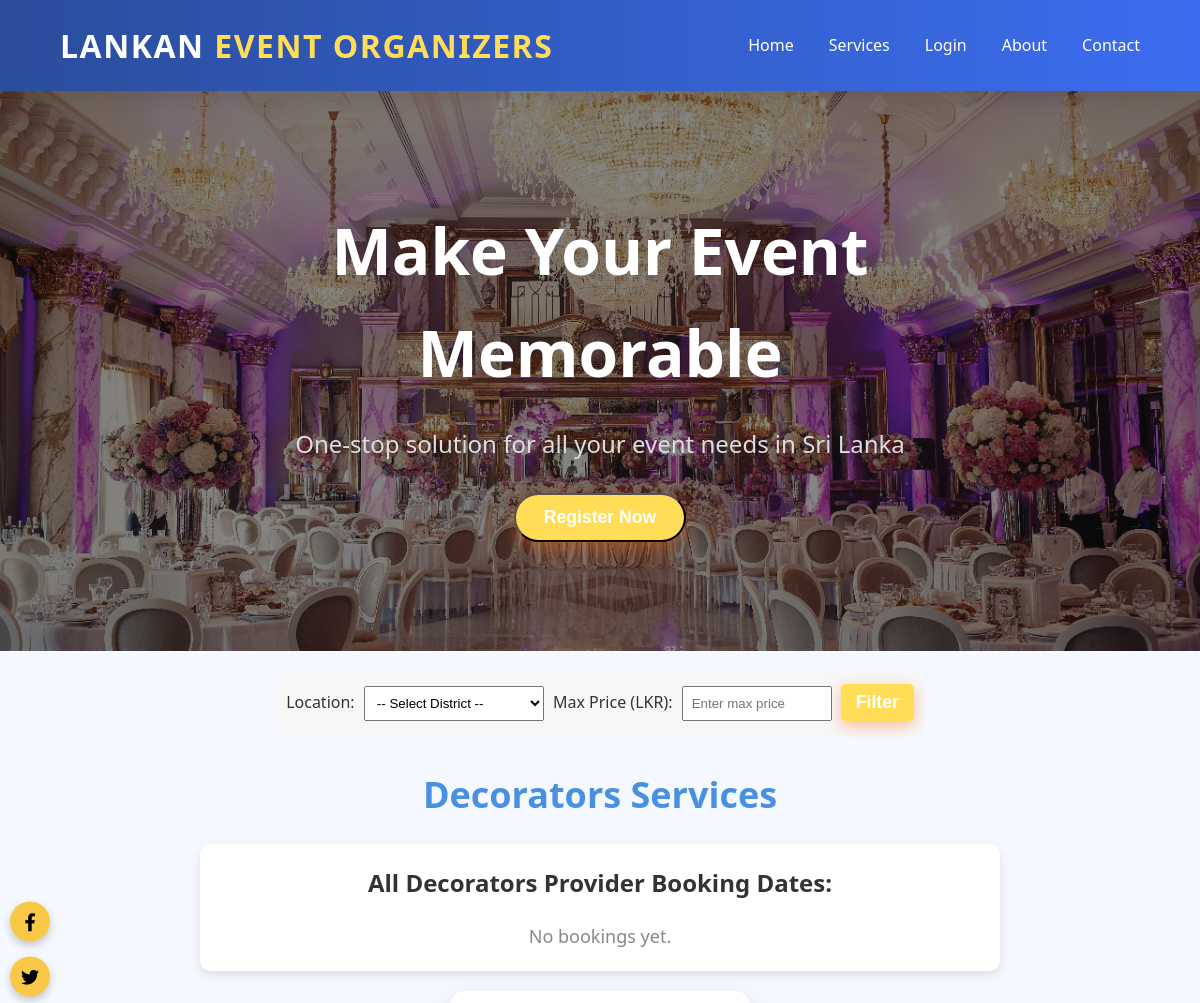
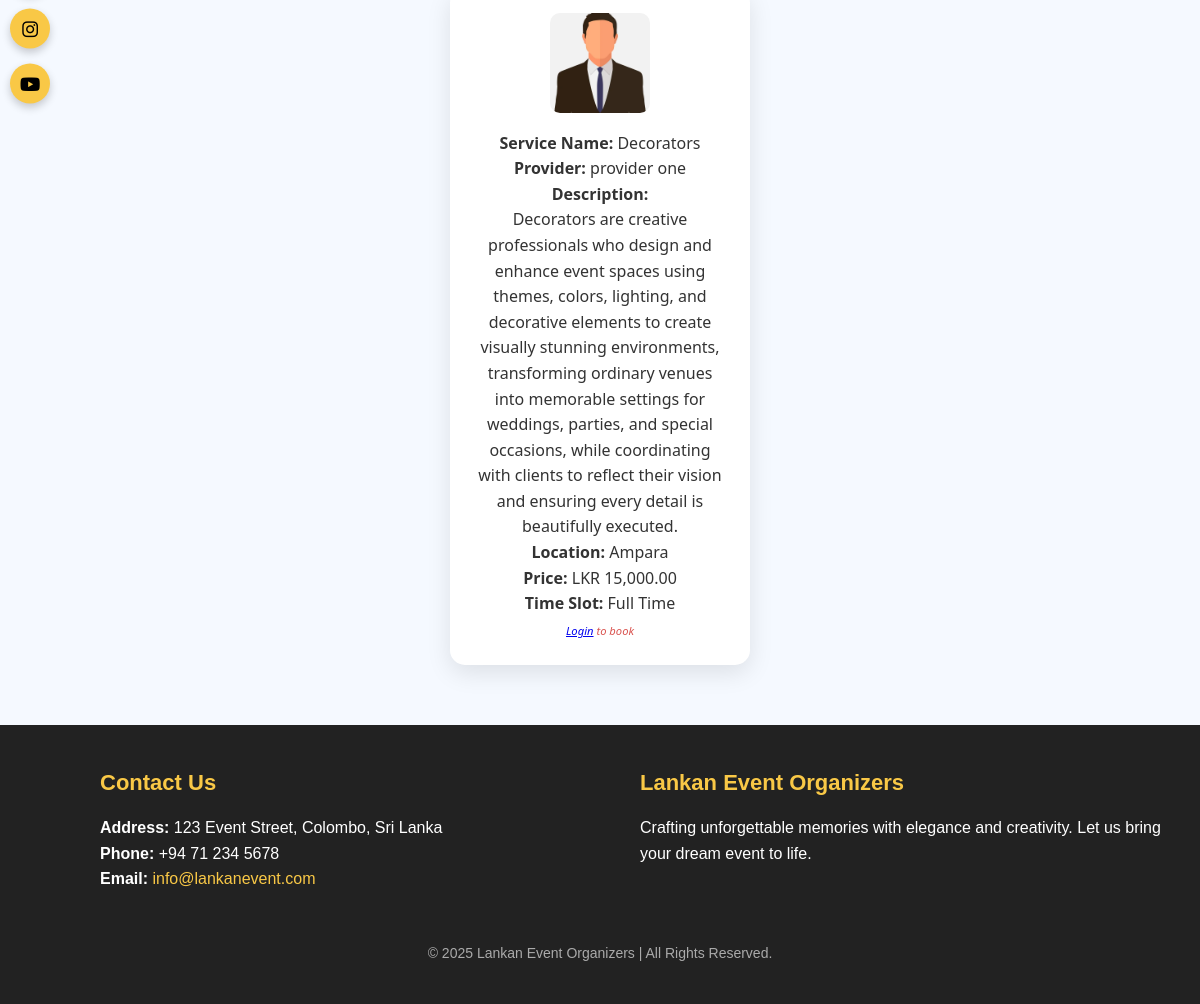
Page /decoration.php on the committed database (2 pictures, top to bottom).
### tables this page shows
CREATE TABLE `services` (
  `id` int(11) NOT NULL,
  `provider_name` varchar(100) DEFAULT NULL,
  `service_name` varchar(100) DEFAULT NULL,
  `description` text DEFAULT NULL,
  `email` varchar(100) DEFAULT NULL,
  `photo` varchar(255) DEFAULT NULL,
  `location` varchar(150) DEFAULT NULL,
  `price` decimal(10,2) DEFAULT NULL,
  `time_slot` varchar(50) DEFAULT NULL
);

### decoration.php (the view, shortened to what this page needs)
<?php
include('dbconnect.php');
$isLoggedIn = isset($_SESSION['user_name']);
$query = $conn->prepare("
    SELECT s.provider_name, p.booking_date
    FROM payment p
    JOIN services s ON p.service_id = s.id
    WHERE s.service_name = ? AND p.booking_date IS NOT NULL
    ORDER BY s.provider_name, p.booking_date DESC
");
$service_name = "Decorators";
$query->bind_param("s", $service_name);
$query->execute();
$bookedResult = $query->get_result();
$conditions = "service_name = ?";
$params = ["Decorators"];
$types = "s";
$sql = "SELECT * FROM services WHERE $conditions";
$stmt = $conn->prepare($sql);
$stmt->bind_param($types, ...$params);
$stmt->execute();
$servicesResult = $stmt->get_result();
?>
<!DOCTYPE html>
<html lang="en">
<head>
    <link rel="stylesheet" href="ourServices.css" />
    <link rel="stylesheet" href="https://cdnjs.cloudflare.com/ajax/libs/font-awesome/6.4.0/css/all.min.css">
</head>
<body>
<nav class="navbar">
    <div class="logo">Lankan <span>Event Organizers</span></div>
    <ul class="nav-links">
        <?php if ($isLoggedIn): ?>
            <li><a href="user_home.php #index">Home</a></li>
        <?php else: ?>
            <li><a href="index.php #index">Home</a></li>
        <?php endif; ?>
        <?php if ($isLoggedIn): ?>
            <li><a href="user_home.php #services">Services</a></li>
        <?php else: ?>
            <li><a href="index.php #services">Services</a></li>
        <?php endif; ?>
        <?php if ($isLoggedIn): ?>
            <li><a href="logout.php">Logout</a></li>
        <?php else: ?>
            <li><a href="login.php">Login</a></li>
        <?php endif; ?>
        <?php if ($isLoggedIn): ?>
            <li><a href="user_home.php #about">About</a></li>
        <?php else: ?>
            <li><a href="index.php #about">About</a></li>
        <?php endif; ?>
        <li><a href="contact.php">Contact</a></li>
    </ul>
</nav>
<?php if ($isLoggedIn): ?>
<section class="hero">
    <div class="hero-content">
        <h1>Make Your Event Memorable</h1>
        <p>One-stop solution for all your event needs in Sri Lanka</p>
        <p>Welcome, <?php echo htmlspecialchars($_SESSION['user_name']); ?>!</p>
    </div>
</section>
<?php else: ?>
<section class="hero">
    <div class="hero-content">
        <h1>Make Your Event Memorable</h1>
        <p>One-stop solution for all your event needs in Sri Lanka</p>
        <button onclick="openModal()" class="btn">Register Now</button>
    </div>
</section>
<?php endif; ?>
<section class="filter-section">
    <form method="GET" action="">
        <label for="location">Location:</label>
        <select name="location" id="location">
            <option value="">-- Select District --</option>
        </select>
        <label for="price">Max Price (LKR):</label>
        <input type="number" name="price" id="price" placeholder="Enter max price" value="<?php echo htmlspecialchars($_GET['price'] ?? ''); ?>">
        <button type="submit" class="btn">Filter</button>
    </form>
</section>
<h2 class="title">Decorators Services</h2>
<section class="bookings">
    <h3 class="booking-title">All Decorators Provider Booking Dates:</h3>
    <?php
    if ($bookedResult->num_rows > 0):
        $currentProvider = "";
        while ($row = $bookedResult->fetch_assoc()):
            if ($row['provider_name'] !== $currentProvider):
                if ($currentProvider !== "") echo "</ul>";
                $currentProvider = $row['provider_name'];
                echo "<h4 class='provider-name'>" . htmlspecialchars($currentProvider) . "</h4><ul class='booking-list'>";
            endif;
            echo "<li class='booking-date'>" . date("F j, Y", strtotime($row['booking_date'])) . "</li>";
        endwhile;
        echo "</ul>";
    else:
        echo "<p class='no-bookings'>No bookings yet.</p>";
    endif;
    ?>
</section>
<div class="modular-grid">
    <?php while ($row = $servicesResult->fetch_assoc()) { ?>
    <div class="modular-card">
        <div class="modular-info">
        <?php if (!empty($row['photo'])) { ?>
            <img src="<?php echo $row['photo']; ?>" alt="Service Photo" class="modular-img">
        <?php } ?>
            <p><strong>Service Name:</strong> <?php echo htmlspecialchars($row['service_name']); ?></p>
            <p><strong>Provider:</strong> <?php echo htmlspecialchars($row['provider_name']); ?></p>
            <p><strong>Description:</strong><br><?php echo nl2br(htmlspecialchars($row['description'])); ?></p>
            <p><strong>Location:</strong> <?php echo htmlspecialchars($row['location']); ?></p>
            <p><strong>Price:</strong> LKR <?php echo number_format($row['price'], 2); ?></p>
            <p><strong>Time Slot:</strong> <?php echo htmlspecialchars($row['time_slot']); ?></p>
            <?php if ($isLoggedIn): ?>
                <a href="payment.php?service_id=<?php echo $row['id']; ?>" class="modular-book">Book</a>
            <?php else: ?>
                <p class="modular-login"><em><a href="login.php">Login</a> to book</em></p>
            <?php endif; ?>
        </div>
    </div>
    <?php } ?>
</div>
<footer id="contact">
        <div class="footer-container">
            <div class="contact-info">
                <h3>Contact Us</h3>
                <p>
                    <strong>Address:</strong> 123 Event Street, Colombo, Sri Lanka<br />
                    <strong>Phone:</strong> +94 71 234 5678<br />
                    <strong>Email:</strong>
                    <a href="mailto:info@lankanevent.com">info@lankanevent.com</a>
                </p>
            </div>
            <div class="newsletter-signup">
                <h3>Lankan Event Organizers</h3>
                <p>Crafting unforgettable memories with elegance and creativity. Let us bring your dream event to life.</p>
            </div>
        </div>
        <div class="social-icons-vertical">
            <a href="https://facebook.com/lankanevent" target="_blank" class="social-icon" aria-label="Facebook">
                <i class="fab fa-facebook-f"></i>
            </a>
            <a href="https://twitter.com/lankanevent" target="_blank" class="social-icon" aria-label="Twitter">
                <i class="fab fa-twitter"></i>
            </a>
            <a href="https://instagram.com/lankanevent" target="_blank" class="social-icon" aria-label="Instagram">
                <i class="fab fa-instagram"></i>
            </a>
            <a href="https://youtube.com/lankanevent" target="_blank" class="social-icon" aria-label="YouTube">
                <i class="fab fa-youtube"></i>
            </a>
        </div>
        <div class="footer-copy">
            &copy; 2025 Lankan Event Organizers | All Rights Reserved.
        </div>
    </footer>
</body>
</html>

### rows in the picture
services: photo (picture), service_name "Decorators", provider_name "provider one", description "Decorators are creative professionals who design and enhance event spaces using themes, colors, lighting, and decorative elements to create visually stunning environments, transforming ordinary venues into memorable settings for weddings, parties, and special occasions, while coordinating with clients to reflect their vision and ensuring every detail is beautifully executed.", location "Ampara", price "15,000.00", time_slot "Full Time"
